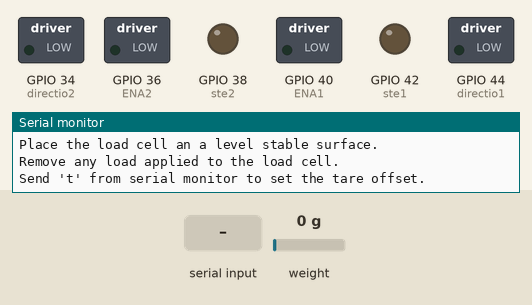
The sketch below on a simulated ESP32. On the bench: switched loads named in the sketch (green lamp = pin HIGH), output pins drawn as LEDs (lit = HIGH), the last lines printed to the serial monitor. The inputs (shaded band) are chosen by the test bench; at power-on: weight on the scale 0 g. EEPROM starts erased.

Above: at 4.2 s.
4.3 s: "t90\n" received over Serial
5.8 s: "y90\n" received over Serial
At 7.5 s:
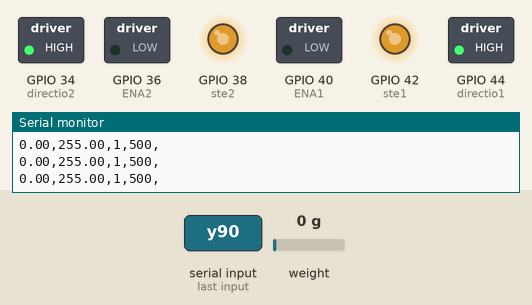
7.8 s: "c90\n" received over Serial
At 8.5 s:
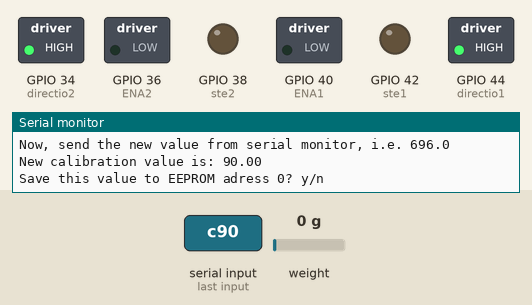
9.4 s: "y,45\n" received over Serial
10.9 s: weight on the scale set to 100 g
12.5 s: weight on the scale set to 1250 g
Timing chart, 0 to 15.1 s (numbered marks = the images above; inputs shaded):
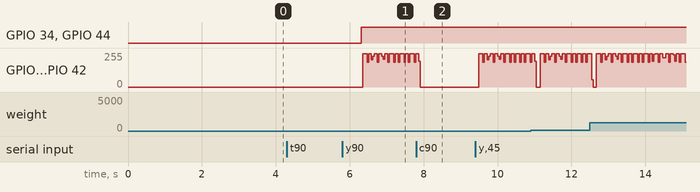

The sketch:

Force_main.ino
```cpp
double Force = 1500;

#include "Excel_Data_Streamer.h"
#include "Control_System.h"


void setup() {
 calibration_setup();
 Control_setup();
 Motor_setup();
}

void loop() {
 Calibration();
 Control_loop();
 Motor_loop();

}
```

Control_System.h
```cpp
#include <PID_v1.h>
#include "Z_Pos_Control.h"
#include "Force_calibration.h"


 double Force_Reading;
 static boolean newDataReady = 0;
/////////////////////////////////////////////////////////////////////////
//PID parameters
double Kp=.1, Ki=1.25, Kd=10;

         //sensor input,  Controller output, Setpoint ,coefficents
PID myPID(&Force_Reading, &Output_Position, &Force, Kp, Ki, Kd, DIRECT);

/////////////////////////////////////////////////////////////////////////
void Control_setup()
{

  //Turn the PID on
  myPID.SetMode(AUTOMATIC);
  //Adjust PID values
  myPID.SetTunings(Kp, Ki, Kd);
}

/////////////////////////////////////////////////////////////////////

void Control_loop()
{

  if (Force_Reading > Force){ // this will change the motor direction up on down
    M_direction = LOW;        // depending on if we are above or below our target force
  }
  else{
    M_direction = HIGH;
  }

  if (LoadCell.update()) newDataReady = true;
  if (newDataReady) {
      Force_Reading = LoadCell.getData();

      Serial.print(Force_Reading);
      Serial.print(',');
      Serial.print(Output_Position);
      Serial.print(',');
      Serial.print(M_direction);
      Serial.print(',');
      Serial.print(SPEED);
      Serial.print(',');
      Serial.println();
      newDataReady = 0;
  }
  //PID calculation to determine new output
  myPID.Compute();


  //Serial.println(Output_Position);
  //Serial.print(" ");
  //Serial.println(Force);
  delay(10);
}
```

Excel_Data_Streamer.h
```cpp
// Serial data variables ------------------------------------------------------
//Incoming Serial Data Array
const byte kNumberOfChannelsFromExcel = 6;

// Comma delimiter to separate consecutive data if using more than 1 sensor
const char kDelimiter = ',';
// Interval between serial writes
const int kSerialInterval = 50;
// Timestamp to track serial interval
unsigned long serialPreviousTime;

char* arr[kNumberOfChannelsFromExcel];


//-----------------------------------------------------------------------------
// DO NOT EDIT ANYTHING BELOW THIS LINE
//-----------------------------------------------------------------------------

// OUTGOING SERIAL DATA PROCESSING CODE----------------------------------------
void processOutgoingSerial()
{
   // Enter into this only when serial interval has elapsed
  if((millis() - serialPreviousTime) > kSerialInterval)
  {
    // Reset serial interval timestamp
    serialPreviousTime = millis();
  }
}

// Gathers bytes from serial port to build inputString
char* GetSerialData()
{
  static char inputString[64]; // Create a char array to store incoming data
  memset(inputString, 0, sizeof(inputString)); // Clear the memory from a pervious reading
  while (Serial.available()){
    Serial.readBytesUntil('\n', inputString, 64); //Read every byte in Serial buffer until line end or 64 bytes
  }
  return inputString;
}

// Seperate the data at each delimeter
void parseData(char data[])
{
    char *token = strtok(data, ","); // Find the first delimeter and return the token before it
    int index = 0; // Index to track storage in the array
    while (token != NULL){ // Char* strings terminate w/ a Null character. We'll keep running the command until we hit it
      arr[index] = token; // Assign the token to an array
      token = strtok(NULL, ","); // Conintue to the next delimeter
      index++; // incremenet index to store next value
    }
}


// INCOMING SERIAL DATA PROCESSING CODE----------------------------------------
void processIncomingSerial()
{
  if(Serial.available()){
    parseData(GetSerialData());
  }
}


// START OF MAIN LOOP ---------------------------------------------------------
void Excel_loop()
{
  // Read Excel variables from serial port (Data Streamer)
  processIncomingSerial();

  // Process and send data to Excel via serial port (Data Streamer)
  processOutgoingSerial();

}
```

Force_calibration.h
```cpp
/*
   -------------------------------------------------------------------------------------
   HX711_ADC
   Arduino library for HX711 24-Bit Analog-to-Digital Converter for Weight Scales
   Olav Kallhovd sept2017
   -------------------------------------------------------------------------------------
*/

/*
   This example file shows how to calibrate the load cell and optionally store the calibration
   value in EEPROM, and also how to change the value manually.
   The result value can then later be included in your project sketch or fetched from EEPROM.

   To implement calibration in your project sketch the simplified procedure is as follow:
       LoadCell.tare();
       //place known mass
       LoadCell.refreshDataSet();
       float newCalibrationValue = LoadCell.getNewCalibration(known_mass);
*/
#include <HX711_ADC.h>
#if defined(ESP8266)|| defined(ESP32) || defined(AVR)
#include <EEPROM.h>
#endif

//pins:
const int HX711_dout = 20; //mcu > HX711 dout pin
const int HX711_sck = 21; //mcu > HX711 sck pin

//HX711 constructor:
HX711_ADC LoadCell(HX711_dout, HX711_sck);

const int calVal_eepromAdress = 0;
unsigned long t = 0;

void calibrate() {
  Serial.println("***");
  Serial.println("Start calibration:");
  Serial.println("Place the load cell an a level stable surface.");
  Serial.println("Remove any load applied to the load cell.");
  Serial.println("Send 't' from serial monitor to set the tare offset.");

  boolean _resume = false;
  while (_resume == false) {
    LoadCell.update();
    if (Serial.available() > 0) {
      if (Serial.available() > 0) {
        char inByte = Serial.read();
        if (inByte == 't') LoadCell.tareNoDelay();
      }
    }
    if (LoadCell.getTareStatus() == true) {
      Serial.println("Tare complete");
      _resume = true;
    }
  }

  Serial.println("Now place your known mass on the loadcell.");
  Serial.println("Then send the weight of this mass (i.e. 100.0) from serial monitor.");

  float known_mass = 0;
  _resume = false;
  while (_resume == false) {
    LoadCell.update();
    if (Serial.available() > 0) {
      known_mass = Serial.parseFloat();
      if (known_mass != 0) {
        Serial.print("Known mass is: ");
        Serial.println(known_mass);
        _resume = true;
      }
    }
  }

  LoadCell.refreshDataSet(); //refresh the dataset to be sure that the known mass is measured correct
  float newCalibrationValue = LoadCell.getNewCalibration(known_mass); //get the new calibration value

  Serial.print("New calibration value has been set to: ");
  Serial.print(newCalibrationValue);
  Serial.println(", use this as calibration value (calFactor) in your project sketch.");
  Serial.print("Save this value to EEPROM adress ");
  Serial.print(calVal_eepromAdress);
  Serial.println("? y/n");

  _resume = false;
  while (_resume == false) {
    if (Serial.available() > 0) {
      char inByte = Serial.read();
      if (inByte == 'y') {
#if defined(ESP8266)|| defined(ESP32)
        EEPROM.begin(512);
#endif
        EEPROM.put(calVal_eepromAdress, newCalibrationValue);
#if defined(ESP8266)|| defined(ESP32)
        EEPROM.commit();
#endif
        EEPROM.get(calVal_eepromAdress, newCalibrationValue);
        Serial.print("Value ");
        Serial.print(newCalibrationValue);
        Serial.print(" saved to EEPROM address: ");
        Serial.println(calVal_eepromAdress);
        _resume = true;

      }
      else if (inByte == 'n') {
        Serial.println("Value not saved to EEPROM");
        _resume = true;
      }
    }
  }

  Serial.println("End calibration");
  Serial.println("***");
  Serial.println("To re-calibrate, send 'r' from serial monitor.");
  Serial.println("For manual edit of the calibration value, send 'c' from serial monitor.");
  Serial.println("***");
}

void changeSavedCalFactor() {
  float oldCalibrationValue = LoadCell.getCalFactor();
  boolean _resume = false;
  Serial.println("***");
  Serial.print("Current value is: ");
  Serial.println(oldCalibrationValue);
  Serial.println("Now, send the new value from serial monitor, i.e. 696.0");
  float newCalibrationValue;
  while (_resume == false) {
    if (Serial.available() > 0) {
      newCalibrationValue = Serial.parseFloat();
      if (newCalibrationValue != 0) {
        Serial.print("New calibration value is: ");
        Serial.println(newCalibrationValue);
        LoadCell.setCalFactor(newCalibrationValue);
        _resume = true;
      }
    }
  }
  _resume = false;
  Serial.print("Save this value to EEPROM adress ");
  Serial.print(calVal_eepromAdress);
  Serial.println("? y/n");
  while (_resume == false) {
    if (Serial.available() > 0) {
      char inByte = Serial.read();
      if (inByte == 'y') {
#if defined(ESP8266)|| defined(ESP32)
        EEPROM.begin(512);
#endif
        EEPROM.put(calVal_eepromAdress, newCalibrationValue);
#if defined(ESP8266)|| defined(ESP32)
        EEPROM.commit();
#endif
        EEPROM.get(calVal_eepromAdress, newCalibrationValue);
        Serial.print("Value ");
        Serial.print(newCalibrationValue);
        Serial.print(" saved to EEPROM address: ");
        Serial.println(calVal_eepromAdress);
        _resume = true;
      }
      else if (inByte == 'n') {
        Serial.println("Value not saved to EEPROM");
        _resume = true;
      }
    }
  }
  Serial.println("End change calibration value");
  Serial.println("***");
}

void calibration_setup() {
  Serial.begin(9600); delay(10);
  Serial.println();
  Serial.println("Starting...");
  LoadCell.begin();

  // preciscion right after power-up can be improved by adding a few seconds of stabilizing time
  unsigned long stabilizingtime = 3000;
  boolean _tare = true; //set this to false if you don't want tare to be performed in the next step
  LoadCell.start(stabilizingtime, _tare);

  //warning////////////////////////////////////////////////////////////////////
  if (LoadCell.getTareTimeoutFlag() || LoadCell.getSignalTimeoutFlag()) {
    Serial.println("Timeout, check MCU>HX711 wiring and pin designations");
    while (1);
  }
  else {
    LoadCell.setCalFactor(1.0); // user set calibration value (float), initial value 1.0 may be used for this sketch
    Serial.println("Startup is complete");
    ////////////////////////////////////////////////////////////////////////////////////////////////////////////////
  }
  while (!LoadCell.update());
  calibrate(); //start calibration procedure
}

void Calibration() {
  //static boolean newDataReady = 0;
  const int serialPrintInterval = 0; //increase value to slow down serial print activity

  // check for new data/start next conversion:
  //if (LoadCell.update()) newDataReady = true;

  // get smoothed value from the dataset:
//  if (newDataReady) {
//    if (millis() > t + serialPrintInterval) {
//      float measuredValue = LoadCell.getData();
//      Serial.print(measureValue);
//      Serial.print(',');
//      Serial.println();
//      newDataReady = 0;
//      t = millis();
//    }
//  }

  // receive command from serial terminal
  if (Serial.available() > 0) {
    char inByte = Serial.read();
    if (inByte == 't') LoadCell.tareNoDelay(); //tare
    else if (inByte == 'r') calibrate(); //calibrate
    else if (inByte == 'c') changeSavedCalFactor(); //edit calibration value manually
  }

  // check if last tare operation is complete
  if (LoadCell.getTareStatus() == true) {
    Serial.println("Tare complete");
  }

}
```

Z_Pos_Control.h
```cpp
#define ENA1 40
#define ENA2 36

//#include "Control_System.h"
const int directio1 = 44;     // Motor_1 Direction
const int ste1 =  42;      // Motor_2 Step

const int directio2 = 34;     //Motor_2 Direction
const int ste2 =  38;         //Motor_2 Step


// variables will change:
int distance;
int SPEED;
int done = 0;
boolean M_direction;
double Output_Position;


void Motor_setup() {

  pinMode(ENA1, OUTPUT);
  pinMode(ENA2, OUTPUT);

  digitalWrite(ENA1, LOW);
  digitalWrite(ENA2, LOW);

  //Motor 1
  pinMode(ste1, OUTPUT);
  pinMode(directio1, OUTPUT);
  //Motor 2
  pinMode(ste2, OUTPUT);
  pinMode(directio2, OUTPUT);

 //SPEED = map(Output_Position, 0, 255, 1200, 500);

}

void Motor_loop() {
  distance = 0;
   SPEED = map(Output_Position, 0, 255, 1200, 500);
digitalWrite(directio1, M_direction);
digitalWrite(directio2, M_direction);

while(distance < Output_Position){
  digitalWrite(ste1, HIGH);
  digitalWrite(ste2, HIGH);
  delayMicroseconds(SPEED);
  digitalWrite(ste1, LOW);
  digitalWrite(ste2, LOW);
  distance = distance + 1;

}
 }
```

Measured:
- after the input at 5.8 s, GPIO 34 (directio2), GPIO 44 (directio1): LOW → HIGH after 0.51 s
